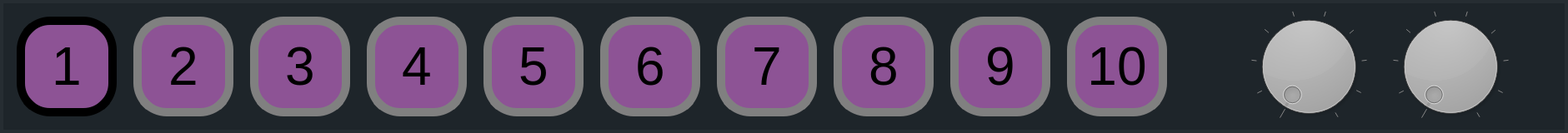
   <widget class="QGroupBox" name="groupBox_5">
    <property name="geometry">
     <rect>
      <x>20</x>
      <y>760</y>
      <width>1881</width>
      <height>160</height>
     </rect>
    </property>
    <property name="styleSheet">
     <string notr="true">background-color: #1e252a; 
border: 4px solid #262d32; </string>
    </property>
    <property name="title">
     <string/>
    </property>
    <property name="flat">
     <bool>false</bool>
    </property>
    <widget class="QPushButton" name="pushButton52">
     <property name="geometry">
      <rect>
       <x>160</x>
       <y>20</y>
       <width>120</width>
       <height>120</height>
      </rect>
     </property>
     <property name="font">
      <font>
       <family>Helvetica Neue</family>
       <pointsize>48</pointsize>
      </font>
     </property>
     <property name="styleSheet">
      <string notr="true">border: 10px solid grey; 
background-color: #8D5395;
border-radius: 40px;</string>
     </property>
     <property name="text">
      <string>2</string>
     </property>
     <property name="flat">
      <bool>false</bool>
     </property>
    </widget>
    <widget class="QPushButton" name="pushButton57">
     <property name="geometry">
      <rect>
       <x>860</x>
       <y>20</y>
       <width>120</width>
       <height>120</height>
      </rect>
     </property>
     <property name="font">
      <font>
       <family>Helvetica Neue</family>
       <pointsize>48</pointsize>
      </font>
     </property>
     <property name="autoFillBackground">
      <bool>false</bool>
     </property>
     <property name="styleSheet">
      <string notr="true">border: 10px solid grey; 
background-color: #8D5395;
border-radius: 40px;</string>
     </property>
     <property name="text">
      <string>7</string>
     </property>
     <property name="flat">
      <bool>false</bool>
     </property>
    </widget>
    <widget class="QPushButton" name="pushButton50">
     <property name="geometry">
      <rect>
       <x>1280</x>
       <y>20</y>
       <width>120</width>
       <height>120</height>
      </rect>
     </property>
     <property name="font">
      <font>
       <family>Helvetica Neue</family>
       <pointsize>48</pointsize>
      </font>
     </property>
     <property name="styleSheet">
      <string notr="true">border: 10px solid grey; 
background-color: #8D5395;
border-radius: 40px;</string>
     </property>
     <property name="text">
      <string>10</string>
     </property>
     <property name="flat">
      <bool>false</bool>
     </property>
    </widget>
    <widget class="QPushButton" name="pushButton55">
     <property name="geometry">
      <rect>
       <x>580</x>
       <y>20</y>
       <width>120</width>
       <height>120</height>
      </rect>
     </property>
     <property name="font">
      <font>
       <family>Helvetica Neue</family>
       <pointsize>48</pointsize>
      </font>
     </property>
     <property name="styleSheet">
      <string notr="true">border: 10px solid grey; 
background-color: #8D5395;
border-radius: 40px;</string>
     </property>
     <property name="text">
      <string>5</string>
     </property>
     <property name="flat">
      <bool>false</bool>
     </property>
    </widget>
    <widget class="QPushButton" name="pushButton56">
     <property name="geometry">
      <rect>
       <x>720</x>
       <y>20</y>
       <width>120</width>
       <height>120</height>
      </rect>
     </property>
     <property name="font">
      <font>
       <family>Helvetica Neue</family>
       <pointsize>48</pointsize>
      </font>
     </property>
     <property name="styleSheet">
      <string notr="true">border: 10px solid grey; 
background-color: #8D5395;
border-radius: 40px;</string>
     </property>
     <property name="text">
      <string>6</string>
     </property>
     <property name="flat">
      <bool>false</bool>
     </property>
    </widget>
    <widget class="QPushButton" name="pushButton51">
     <property name="geometry">
      <rect>
       <x>20</x>
       <y>20</y>
       <width>120</width>
       <height>120</height>
      </rect>
     </property>
     <property name="font">
      <font>
       <family>Helvetica Neue</family>
       <pointsize>48</pointsize>
      </font>
     </property>
     <property name="styleSheet">
      <string notr="true">border: 10px solid #000000; 
background-color: #8D5395;
border-radius: 40px;</string>
     </property>
     <property name="text">
      <string>1</string>
     </property>
     <property name="flat">
      <bool>false</bool>
     </property>
    </widget>
    <widget class="QPushButton" name="pushButton54">
     <property name="geometry">
      <rect>
       <x>440</x>
       <y>20</y>
       <width>120</width>
       <height>120</height>
      </rect>
     </property>
     <property name="font">
      <font>
       <family>Helvetica Neue</family>
       <pointsize>48</pointsize>
      </font>
     </property>
     <property name="styleSheet">
      <string notr="true">border: 10px solid grey; 
background-color: #8D5395;
border-radius: 40px;</string>
     </property>
     <property name="text">
      <string>4</string>
     </property>
     <property name="flat">
      <bool>false</bool>
     </property>
    </widget>
    <widget class="QPushButton" name="pushButton53">
     <property name="geometry">
      <rect>
       <x>300</x>
       <y>20</y>
       <width>120</width>
       <height>120</height>
      </rect>
     </property>
     <property name="font">
      <font>
       <family>Helvetica Neue</family>
       <pointsize>48</pointsize>
      </font>
     </property>
     <property name="styleSheet">
      <string notr="true">border: 10px solid grey; 
background-color: #8D5395;
border-radius: 40px;</string>
     </property>
     <property name="text">
      <string>3</string>
     </property>
     <property name="flat">
      <bool>false</bool>
     </property>
    </widget>
    <widget class="QPushButton" name="pushButton58">
     <property name="geometry">
      <rect>
       <x>1000</x>
       <y>20</y>
       <width>120</width>
       <height>120</height>
      </rect>
     </property>
     <property name="font">
      <font>
       <family>Helvetica Neue</family>
       <pointsize>48</pointsize>
      </font>
     </property>
     <property name="styleSheet">
      <string notr="true">border: 10px solid grey; 
background-color: #8D5395;
border-radius: 40px;</string>
     </property>
     <property name="text">
      <string>8</string>
     </property>
     <property name="flat">
      <bool>false</bool>
     </property>
    </widget>
    <widget class="QPushButton" name="pushButton59">
     <property name="geometry">
      <rect>
       <x>1140</x>
       <y>20</y>
       <width>120</width>
       <height>120</height>
      </rect>
     </property>
     <property name="font">
      <font>
       <family>Helvetica Neue</family>
       <pointsize>48</pointsize>
      </font>
     </property>
     <property name="styleSheet">
      <string notr="true">border: 10px solid grey; 
background-color: #8D5395;
border-radius: 40px;</string>
     </property>
     <property name="text">
      <string>9</string>
     </property>
     <property name="flat">
      <bool>false</bool>
     </property>
    </widget>
    <widget class="QDial" name="dial5s">
     <property name="geometry">
      <rect>
       <x>1670</x>
       <y>10</y>
       <width>140</width>
       <height>140</height>
      </rect>
     </property>
     <property name="styleSheet">
      <string notr="true">background: black;</string>
     </property>
     <property name="minimum">
      <number>1</number>
     </property>
     <property name="maximum">
      <number>10</number>
     </property>
     <property name="notchTarget">
      <double>11.699999999999999</double>
     </property>
     <property name="notchesVisible">
      <bool>true</bool>
     </property>
    </widget>
    <widget class="QDial" name="dial5p">
     <property name="geometry">
      <rect>
       <x>1500</x>
       <y>10</y>
       <width>140</width>
       <height>140</height>
      </rect>
     </property>
     <property name="styleSheet">
      <string notr="true">background: black;</string>
     </property>
     <property name="minimum">
      <number>1</number>
     </property>
     <property name="maximum">
      <number>10</number>
     </property>
     <property name="invertedAppearance">
      <bool>false</bool>
     </property>
     <property name="invertedControls">
      <bool>false</bool>
     </property>
     <property name="wrapping">
      <bool>false</bool>
     </property>
     <property name="notchTarget">
      <double>11.699999999999999</double>
     </property>
     <property name="notchesVisible">
      <bool>true</bool>
     </property>
    </widget>
   </widget>
